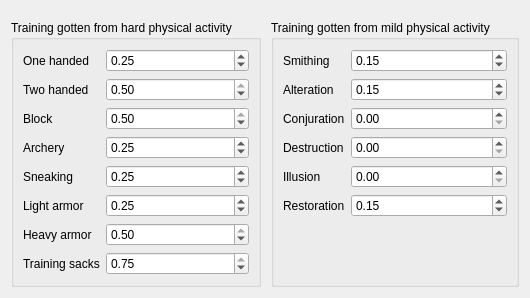
      <widget class="QWidget" name="tab_3">
       <property name="statusTip">
        <string>How many Training points you'll get each time you get a point in this skill</string>
       </property>
       <property name="whatsThis">
        <string>&lt;html&gt;&lt;head/&gt;&lt;body&gt;&lt;p&gt;Here you can configure how much &lt;code&gt;Training&lt;/code&gt; you will get each time you get 1 point in some skill.&lt;/p&gt;&lt;/body&gt;&lt;/html&gt;</string>
       </property>
       <attribute name="title">
        <string>Training</string>
       </attribute>
       <layout class="QHBoxLayout" name="horizontalLayout_6">
        <property name="spacing">
         <number>10</number>
        </property>
        <property name="topMargin">
         <number>20</number>
        </property>
        <item>
         <widget class="QGroupBox" name="groupBox_4">
          <property name="title">
           <string>Training gotten from hard physical activity</string>
          </property>
          <layout class="QFormLayout" name="formLayout_2">
           <item row="0" column="0">
            <widget class="QLabel" name="label_7">
             <property name="text">
              <string>One handed</string>
             </property>
            </widget>
           </item>
           <item row="0" column="1">
            <widget class="QDoubleSpinBox" name="doubleSpinBox_3">
             <property name="maximum">
              <double>0.500000000000000</double>
             </property>
             <property name="singleStep">
              <double>0.050000000000000</double>
             </property>
             <property name="value">
              <double>0.250000000000000</double>
             </property>
            </widget>
           </item>
           <item row="1" column="0">
            <widget class="QLabel" name="label_16">
             <property name="text">
              <string>Two handed</string>
             </property>
            </widget>
           </item>
           <item row="1" column="1">
            <widget class="QDoubleSpinBox" name="doubleSpinBox_4">
             <property name="maximum">
              <double>0.500000000000000</double>
             </property>
             <property name="singleStep">
              <double>0.050000000000000</double>
             </property>
             <property name="value">
              <double>0.500000000000000</double>
             </property>
            </widget>
           </item>
           <item row="2" column="0">
            <widget class="QLabel" name="label_17">
             <property name="text">
              <string>Block</string>
             </property>
            </widget>
           </item>
           <item row="2" column="1">
            <widget class="QDoubleSpinBox" name="doubleSpinBox_5">
             <property name="maximum">
              <double>0.500000000000000</double>
             </property>
             <property name="singleStep">
              <double>0.050000000000000</double>
             </property>
             <property name="value">
              <double>0.500000000000000</double>
             </property>
            </widget>
           </item>
           <item row="3" column="0">
            <widget class="QLabel" name="label_18">
             <property name="text">
              <string>Archery</string>
             </property>
            </widget>
           </item>
           <item row="3" column="1">
            <widget class="QDoubleSpinBox" name="doubleSpinBox_6">
             <property name="maximum">
              <double>0.500000000000000</double>
             </property>
             <property name="singleStep">
              <double>0.050000000000000</double>
             </property>
             <property name="value">
              <double>0.250000000000000</double>
             </property>
            </widget>
           </item>
           <item row="4" column="0">
            <widget class="QLabel" name="label_19">
             <property name="text">
              <string>Sneaking</string>
             </property>
            </widget>
           </item>
           <item row="4" column="1">
            <widget class="QDoubleSpinBox" name="doubleSpinBox_7">
             <property name="maximum">
              <double>0.500000000000000</double>
             </property>
             <property name="singleStep">
              <double>0.050000000000000</double>
             </property>
             <property name="value">
              <double>0.250000000000000</double>
             </property>
            </widget>
           </item>
           <item row="5" column="0">
            <widget class="QLabel" name="label_20">
             <property name="text">
              <string>Light armor</string>
             </property>
            </widget>
           </item>
           <item row="5" column="1">
            <widget class="QDoubleSpinBox" name="doubleSpinBox_8">
             <property name="maximum">
              <double>0.500000000000000</double>
             </property>
             <property name="singleStep">
              <double>0.050000000000000</double>
             </property>
             <property name="value">
              <double>0.250000000000000</double>
             </property>
            </widget>
           </item>
           <item row="6" column="0">
            <widget class="QLabel" name="label_21">
             <property name="text">
              <string>Heavy armor</string>
             </property>
            </widget>
           </item>
           <item row="6" column="1">
            <widget class="QDoubleSpinBox" name="doubleSpinBox_9">
             <property name="maximum">
              <double>0.500000000000000</double>
             </property>
             <property name="singleStep">
              <double>0.050000000000000</double>
             </property>
             <property name="value">
              <double>0.500000000000000</double>
             </property>
            </widget>
           </item>
           <item row="7" column="0">
            <widget class="QLabel" name="label_28">
             <property name="statusTip">
              <string>How many Training points you'll get each time you use a training sack</string>
             </property>
             <property name="text">
              <string>Training sacks</string>
             </property>
            </widget>
           </item>
           <item row="7" column="1">
            <widget class="QDoubleSpinBox" name="doubleSpinBox_16">
             <property name="statusTip">
              <string>How many Training points you'll get each time you use a training sack</string>
             </property>
             <property name="minimum">
              <double>0.600000000000000</double>
             </property>
             <property name="maximum">
              <double>0.750000000000000</double>
             </property>
             <property name="singleStep">
              <double>0.050000000000000</double>
             </property>
             <property name="value">
              <double>0.750000000000000</double>
             </property>
            </widget>
           </item>
          </layout>
         </widget>
        </item>
        <item>
         <widget class="QGroupBox" name="groupBox_5">
          <property name="title">
           <string>Training gotten from mild physical activity</string>
          </property>
          <layout class="QFormLayout" name="formLayout_6">
           <item row="0" column="0">
            <widget class="QLabel" name="label_22">
             <property name="text">
              <string>Smithing</string>
             </property>
            </widget>
           </item>
           <item row="0" column="1">
            <widget class="QDoubleSpinBox" name="doubleSpinBox_10">
             <property name="maximum">
              <double>0.250000000000000</double>
             </property>
             <property name="singleStep">
              <double>0.050000000000000</double>
             </property>
             <property name="value">
              <double>0.150000000000000</double>
             </property>
            </widget>
           </item>
           <item row="1" column="0">
            <widget class="QLabel" name="label_23">
             <property name="text">
              <string>Alteration</string>
             </property>
            </widget>
           </item>
           <item row="1" column="1">
            <widget class="QDoubleSpinBox" name="doubleSpinBox_11">
             <property name="maximum">
              <double>0.250000000000000</double>
             </property>
             <property name="singleStep">
              <double>0.050000000000000</double>
             </property>
             <property name="value">
              <double>0.150000000000000</double>
             </property>
            </widget>
           </item>
           <item row="2" column="0">
            <widget class="QLabel" name="label_24">
             <property name="text">
              <string>Conjuration</string>
             </property>
            </widget>
           </item>
           <item row="2" column="1">
            <widget class="QDoubleSpinBox" name="doubleSpinBox_12">
             <property name="maximum">
              <double>0.250000000000000</double>
             </property>
             <property name="singleStep">
              <double>0.050000000000000</double>
             </property>
            </widget>
           </item>
           <item row="3" column="0">
            <widget class="QLabel" name="label_25">
             <property name="text">
              <string>Destruction</string>
             </property>
            </widget>
           </item>
           <item row="3" column="1">
            <widget class="QDoubleSpinBox" name="doubleSpinBox_13">
             <property name="maximum">
              <double>0.250000000000000</double>
             </property>
             <property name="singleStep">
              <double>0.050000000000000</double>
             </property>
            </widget>
           </item>
           <item row="4" column="0">
            <widget class="QLabel" name="label_26">
             <property name="text">
              <string>Illusion</string>
             </property>
            </widget>
           </item>
           <item row="4" column="1">
            <widget class="QDoubleSpinBox" name="doubleSpinBox_14">
             <property name="maximum">
              <double>0.250000000000000</double>
             </property>
             <property name="singleStep">
              <double>0.050000000000000</double>
             </property>
            </widget>
           </item>
           <item row="5" column="0">
            <widget class="QLabel" name="label_27">
             <property name="text">
              <string>Restoration</string>
             </property>
            </widget>
           </item>
           <item row="5" column="1">
            <widget class="QDoubleSpinBox" name="doubleSpinBox_15">
             <property name="maximum">
              <double>0.250000000000000</double>
             </property>
             <property name="singleStep">
              <double>0.050000000000000</double>
             </property>
             <property name="value">
              <double>0.150000000000000</double>
             </property>
            </widget>
           </item>
          </layout>
         </widget>
        </item>
       </layout>
      </widget>
